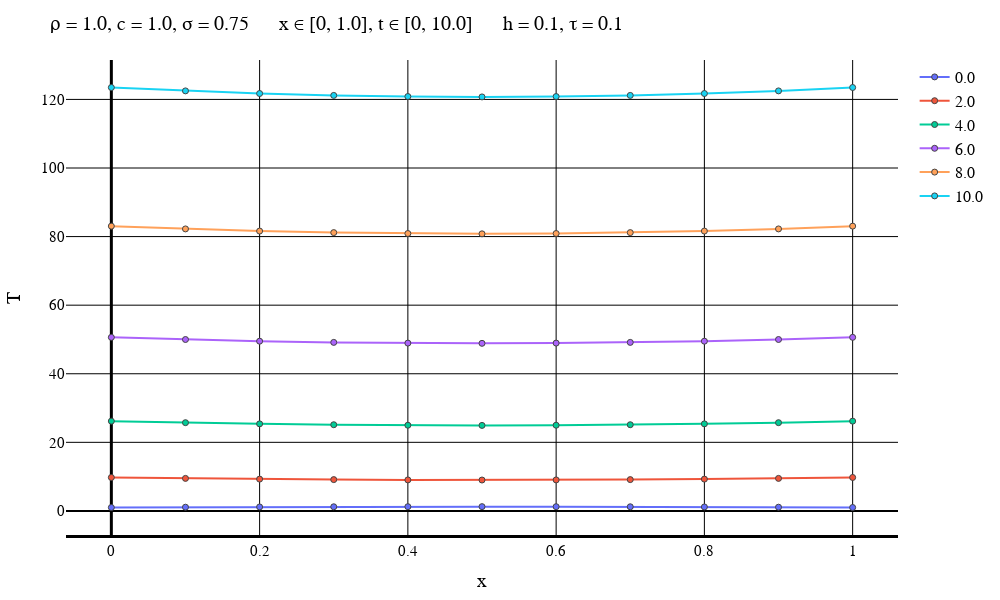

Source (notebook cell):
### Markdown cell above
Другой вес

### Code cell
typeOfScheme = "Another"

solutionFile = "D:\\Calc_Methods_2\\Lab2\\SecondConds\\$typeOfScheme\\solution$numOfEq.txt"
dataFile = "D:\\Calc_Methods_2\\Lab2\\SecondConds\\$typeOfScheme\\data$numOfEq.txt"
intervalFile = "D:\\Calc_Methods_2\\Lab2\\SecondConds\\$typeOfScheme\\interval$numOfEq.txt"

solutionMatrix = readdlm(solutionFile)
dataVec = readdlm(dataFile)
intervalVec = readdlm(intervalFile);

L = dataVec[3]
timeEnd = dataVec[4]
numOfXIntervals = Int(intervalVec[1])
numOfTIntervals = Int(intervalVec[2])
h = L / numOfXIntervals
τ = timeEnd / numOfTIntervals
if default == true
    plotStep = trunc(Int, timeEnd / (defaultStepParam * τ))
    numOfPlots = numOfTIntervals + 1    
else
    plotStep = firstSteps
    numOfPlots = firstPlots
end
println("Шаг графика: $plotStep")
println("Время последнего графика: $((numOfPlots - 1)*τ)")
makePlot(numOfPlots, plotStep, solutionMatrix, dataVec, intervalVec)

### Figure 1 — Plotly figure (JSON) as saved in the notebook; plotly's stock layout.template omitted (floating-point values rounded to 4 significant figures)
{"data": [{"line": {"width": 2}, "marker": {"line": {"width": 1}, "showline": true}, "mode": "lines+markers", "name": "0.0", "type": "scatter", "x": [0, 0.1, 0.2, 0.3, 0.4, 0.5, 0.6, 0.7, 0.8, 0.9, 1], "y": [1, 1.09, 1.16, 1.21, 1.24, 1.25, 1.24, 1.21, 1.16, 1.09, 1]}, {"line": {"width": 2}, "marker": {"line": {"width": 1}, "showline": true}, "mode": "lines+markers", "name": "2.0", "type": "scatter", "x": [0, 0.1, 0.2, 0.3, 0.4, 0.5, 0.6, 0.7, 0.8, 0.9, 1], "y": [9.757, 9.488, 9.279, 9.131, 9.042, 9.013, 9.042, 9.131, 9.279, 9.488, 9.757]}, {"line": {"width": 2}, "marker": {"line": {"width": 1}, "showline": true}, "mode": "lines+markers", "name": "4.0", "type": "scatter", "x": [0, 0.1, 0.2, 0.3, 0.4, 0.5, 0.6, 0.7, 0.8, 0.9, 1], "y": [26.19, 25.74, 25.39, 25.14, 24.99, 24.94, 24.99, 25.14, 25.39, 25.74, 26.19]}, {"line": {"width": 2}, "marker": {"line": {"width": 1}, "showline": true}, "mode": "lines+markers", "name": "6.0", "type": "scatter", "x": [0, 0.1, 0.2, 0.3, 0.4, 0.5, 0.6, 0.7, 0.8, 0.9, 1], "y": [50.62, 49.99, 49.5, 49.15, 48.94, 48.87, 48.94, 49.15, 49.5, 49.99, 50.62]}, {"line": {"width": 2}, "marker": {"line": {"width": 1}, "showline": true}, "mode": "lines+markers", "name": "8.0", "type": "scatter", "x": [0, 0.1, 0.2, 0.3, 0.4, 0.5, 0.6, 0.7, 0.8, 0.9, 1], "y": [83.05, 82.24, 81.61, 81.16, 80.89, 80.8, 80.89, 81.16, 81.61, 82.24, 83.05]}, {"line": {"width": 2}, "marker": {"line": {"width": 1}, "showline": true}, "mode": "lines+markers", "name": "10.0", "type": "scatter", "x": [0, 0.1, 0.2, 0.3, 0.4, 0.5, 0.6, 0.7, 0.8, 0.9, 1], "y": [123.5, 122.5, 121.7, 121.2, 120.8, 120.7, 120.8, 121.2, 121.7, 122.5, 123.5]}], "layout": {"coloraxis": {"outlinecolor": "black"}, "font": {"color": "black", "family": "Time New Roman"}, "height": 600, "legend": {"font": {"size": 16}}, "margin": {"b": 50, "l": 50, "r": 50, "t": 60}, "paper_bgcolor": "white", "plot_bgcolor": "white", "title": {"autosize": false, "font": {"color": "black", "family": "Times New Roman", "size": 20}, "paper_bgcolor": "red", "text": "ρ = 1.0, c = 1.0, σ = 0.75      x ∈ [0, 1.0], t ∈ [0, 10.0]      h = 0.1, τ = 0.1"}, "width": 1000, "xaxis": {"color": "black", "gridcolor": "black", "gridwidth": 1, "linecolor": "black", "linewidth": 3, "tickfont": {"size": 15}, "title": {"font": {"color": "black", "family": "Times New Roman", "size": 20}, "text": "x"}, "zerolinecolor": "black", "zerolinewidth": 3}, "yaxis": {"exponentformat": "power", "gridcolor": "black", "gridwidth": 1, "tickfont": {"size": 15}, "title": {"font": {"color": "black", "family": "Times New Roman", "size": 20}, "text": "T"}, "zerolinecolor": "black"}}}
